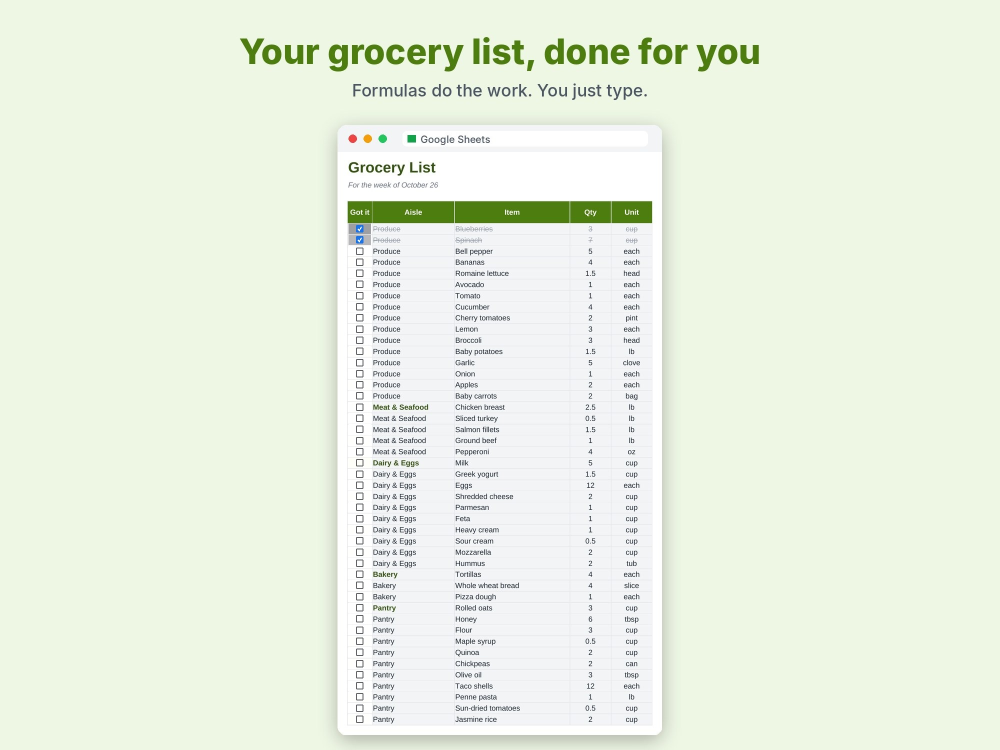
#> input picture renders/etsy-fotos/08-foto3-casillas.jpg, 2000 x 1500 px (shown at 1/2 size)
$ python sello.py -i ../../../renders/etsy-fotos/08-foto3-casillas.jpg -o out.png
#> lines starting #> are read from the running program, lines starting #| are printed output that depends on the picture
#!/usr/bin/env python3
"""
G-033 sello.py — Variante --sello para envejecer.py (Cold Case 1987 / 1936).
Aplica ÚNICAMENTE un sello de tinta roja semitransparente ligeramente rotado
con texto configurable ("CASE CLOSED", "CONFIDENTIAL", "CASO CERRADO", etc.)
sobre un PNG existente, sin grano, manchas ni viñeteado.

Uso directo:
  python3 "G-033 sello.py" --input "G-033 certificado-demo-en.png" \
      --output "test_stamped.png" --sello "CASE CLOSED" --angle -14 --alpha 0.72
"""
import argparse
import time
import numpy as np
from PIL import Image, ImageDraw, ImageFont


def encontrar_fuente(size_px: int):
    candidatas = [
        "/usr/share/fonts/truetype/liberation/LiberationMono-Bold.ttf",
        "/usr/share/fonts/truetype/dejavu/DejaVuSansMono-Bold.ttf",
        "/usr/share/fonts/truetype/freefont/FreeMonoBold.ttf",
        "/usr/share/fonts/truetype/dejavu/DejaVuSerif-Bold.ttf",
    ]
    for path in candidatas:
        try:
            return ImageFont.truetype(path, size_px)
        except OSError:
            continue
    return ImageFont.load_default()


def aplicar_sello_tinta(
    img_path: str,
    out_path: str,
    texto_sello: str = "CASE CLOSED",
    subtexto: str = "BUREAU ARCHIVE • 1987",
    angle: float = -13.5,
    alpha: float = 0.72,
    pos_rel: tuple = (0.76, 0.24),
    seed: int = 1987,
):
#> called with out_path = 'out.png', texto_sello = 'CASE CLOSED', subtexto = 'BUREAU ARCHIVE • 1987', angle = -13.5, alpha = 0.72, pos_rel = (0.76, 0.24), seed = 1987
    t0 = time.time()
    base = Image.open(img_path).convert("RGBA")
    w, h = base.size
#> w = 2000; h = 1500

    # Escala proporcional al ancho (a 300 DPI Letter landscape w=3295 px)
    scale = w / 3295.0
#> scale = 0.607
    font_main = encontrar_fuente(max(18, int(92 * scale)))
    font_sub = encontrar_fuente(max(12, int(36 * scale)))

    # Medir texto
    dummy = ImageDraw.Draw(Image.new("RGBA", (10, 10)))
    bbox_main = dummy.textbbox((0, 0), texto_sello.upper(), font=font_main)
#> bbox_main = (0, 9, 363, 47)
    tw_m = bbox_main[2] - bbox_main[0]
#> tw_m = 363
    th_m = bbox_main[3] - bbox_main[1]
#> th_m = 38

    bbox_sub = dummy.textbbox((0, 0), subtexto.upper(), font=font_sub)
#> bbox_sub = (0, 4, 265, 18)
    tw_s = bbox_sub[2] - bbox_sub[0]
#> tw_s = 265
    th_s = bbox_sub[3] - bbox_sub[1]
#> th_s = 14

    pad_x = int(58 * scale)
    pad_y = int(34 * scale)
    box_w = max(tw_m, tw_s) + pad_x * 2
    box_h = th_m + th_s + int(24 * scale) + pad_y * 2

    margin = int(40 * scale)
    stamp = Image.new("RGBA", (box_w + margin * 2, box_h + margin * 2), (0, 0, 0, 0))
#> stamp: PIL image 481x154 RGBA; every value is 0
    draw = ImageDraw.Draw(stamp)

    # Color tinta roja de tampón (carmín archivo 1987)
    ink_rgb = (168, 28, 24)
    ink_rgba = (*ink_rgb, int(255 * alpha))

    x0, y0 = margin, margin
    x1, y1 = margin + box_w, margin + box_h
    border_outer = max(3, int(11 * scale))
    border_inner = max(2, int(4 * scale))
    gap = max(3, int(12 * scale))

    # Marco rectangular doble de sello de goma
    draw.rectangle([x0, y0, x1, y1], outline=ink_rgba, width=border_outer)
    draw.rectangle(
        [x0 + gap, y0 + gap, x1 - gap, y1 - gap],
        outline=ink_rgba,
        width=border_inner,
    )

    # Texto principal y subtexto centrados
    tx_m = x0 + (box_w - tw_m) // 2 - bbox_main[0]
    ty_m = y0 + pad_y - bbox_main[1]
    draw.text((tx_m, ty_m), texto_sello.upper(), font=font_main, fill=ink_rgba)

    tx_s = x0 + (box_w - tw_s) // 2 - bbox_sub[0]
    ty_s = ty_m + th_m + int(22 * scale)
    draw.text((tx_s, ty_s), subtexto.upper(), font=font_sub, fill=ink_rgba)

    # Desgaste orgánico de tampón seco (micro-poros en la tinta)
    rng = np.random.default_rng(seed)
    arr = np.array(stamp, dtype=np.float32)
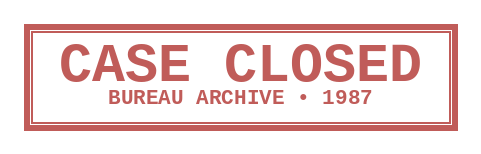
#> arr: shape (154, 481, 4) float32; mean R, G, B, A 38.4, 6.4, 5.5, 38.4; transparent parts drawn white
    noise = rng.uniform(0.55, 1.08, size=arr[:, :, 3].shape)
    dropout = (rng.random(size=arr[:, :, 3].shape) > 0.08).astype(np.float32)
    arr[:, :, 3] = np.clip(arr[:, :, 3] * noise * dropout, 0, 255)
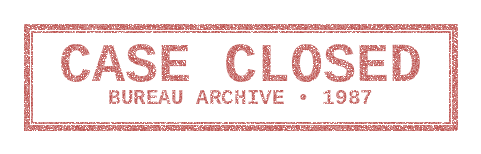
#> arr: shape (154, 481, 4) float32; mean R, G, B, A 38.4, 6.4, 5.5, 28.8; transparent parts drawn white
    stamp = Image.fromarray(arr.astype(np.uint8), "RGBA")

    # Rotación con bicúbico
    rotated = stamp.rotate(angle, resample=Image.BICUBIC, expand=True)
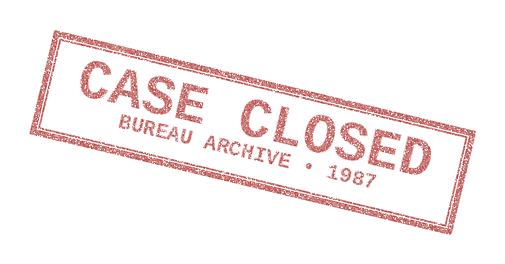
#> rotated: PIL image 505x264 RGBA; mean R, G, B, A 23.9, 3.6, 3, 16.2; transparent parts drawn white
    rw, rh = rotated.size

    cx = int(w * pos_rel[0]) - rw // 2
    cy = int(h * pos_rel[1]) - rh // 2
    base.alpha_composite(rotated, dest=(max(0, cx), max(0, cy)))

    base.convert("RGB").save(out_path, "PNG", optimize=True)
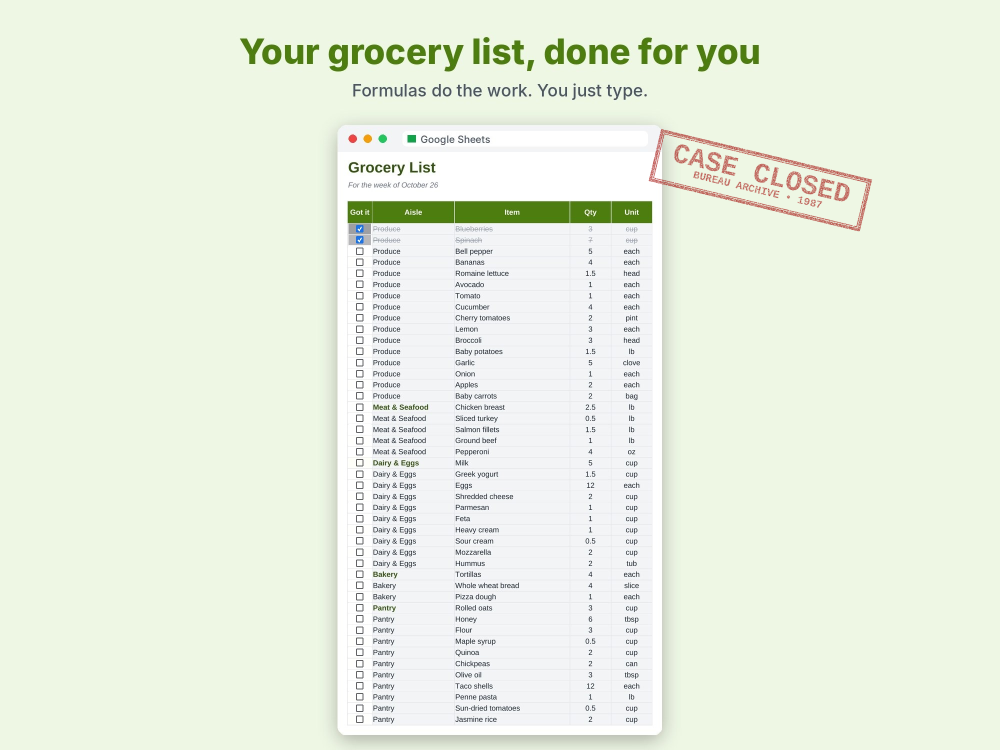
#> saved as out.png: PIL image 2000x1500 RGB (shown at 1/2 size); mean R, G, B 233.9, 241.1, 226.1
    dt = time.time() - t0
    print(f"[sello.py] Sello '{texto_sello}' aplicado en {dt:.3f}s -> {out_path}")


def main():
    parser = argparse.ArgumentParser(description="Aplica sello de tinta roja semitransparente (--sello).")
    parser.add_argument("--input", "-i", required=True, help="PNG de entrada")
    parser.add_argument("--output", "-o", required=True, help="PNG de salida")
    parser.add_argument("--sello", "-s", default="CASE CLOSED", help="Texto principal del sello")
    parser.add_argument("--subtexto", default="BUREAU ARCHIVE • 1987", help="Subtexto inferior del sello")
    parser.add_argument("--angle", type=float, default=-13.5, help="Ángulo de rotación en grados")
    parser.add_argument("--alpha", type=float, default=0.72, help="Opacidad de la tinta (0.0 a 1.0)")
    parser.add_argument("--x", type=float, default=0.76, help="Posición horizontal relativa (0-1)")
    parser.add_argument("--y", type=float, default=0.24, help="Posición vertical relativa (0-1)")
    args = parser.parse_args()

    aplicar_sello_tinta(
        img_path=args.input,
        out_path=args.output,
        texto_sello=args.sello,
        subtexto=args.subtexto,
        angle=args.angle,
        alpha=args.alpha,
        pos_rel=(args.x, args.y),
    )


if __name__ == "__main__":
    main()
